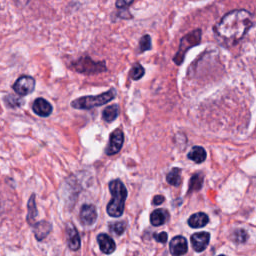
#> input picture trains_data/1/image.png, 256 x 256 px, found by its file name
$ jupyter execute --allow-errors 'Feature Extr.ipynb'   (shell and % lines are left out)   (older library calls are emulated)
#> lines starting #> are read from the running program, lines starting #| are printed output that depends on the picture; long printed decimals are rounded
#> further down, image is the input picture: shape (256, 256, 3); mean B, G, R 168.3, 130.5, 186.4
[cell 1]
import os
import cv2
import math
from PIL import Image
from normalization import normalizeStaining
import utilities
import matplotlib
import matplotlib.pyplot as plt
from PIL import Image, ImageDraw
import numpy as np
from bs4 import BeautifulSoup
import os
import cv2
import math
from PIL import Image
from normalization import normalizeStaining
import utilities
import sys
import random
import re
import time
from PIL import Image, ImageDraw
from xml.dom import minidom
import lxml
import colorsys
import utilities
import pandas as pd
from skimage.morphology import watershed
from skimage.feature import peak_local_max
from skimage import morphology
from scipy import ndimage as ndi
from skimage.segmentation import mark_boundaries
from IPython import display
from collections import defaultdict
from imgaug import augmenters as iaa
from normalization import normalizeStaining
# Root directory of the project
ROOT_DIR = os.getcwd()
# Directory to save logs and trained model
MODEL_DIR = os.path.join(ROOT_DIR, "logs")

# Shape Intensity Texture feature

[cell 2]
#shape
# [53 lines left out: function shape_feature, not called in this run]

[cell 3]
#Intensity feature(15):16
def Intensity_feature(image):
    #image is Colored single cell image
    img_grays = cv2.cvtColor(image, cv2.COLOR_BGR2GRAY)
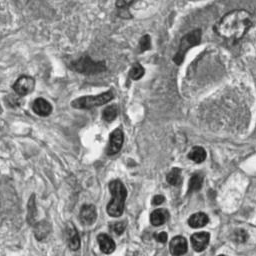
#> img_grays: shape (256, 256); min 17, max 254, mean 148.2
    imgray_hist = cv2.calcHist([img_grays],[0],None,[256],[0,255])
#> imgray_hist = 256 values, max 756 at index 151, min 0 at index 0, mean 256
    img_max = np.max(img_grays)
#> img_max = 254
    img_mean = np.mean(img_grays)
#> img_mean = 148.2
    img_median = np.median(img_grays)
#> img_median = 150
    img_sd = np.std(img_grays)
#> img_sd = 40.9
    img_Var = np.var(img_grays)
#> img_Var = 1672.6
    img_min =1000
    img_range = 0
    img_MAD = 0
    img_Skewness = 0
    img_Kurtosis = 0
    img_energy = 0
    n = 0
    means=0
    stds=0
    mean=0
    for i in range(256):
        for j in range(256):
            img_energy += img_grays[i][j]**2
            n += 1
#             print(img_grays[i][j])
            if img_grays[i][j]>=0 and img_grays[i][j]<img_min:
                img_min = img_grays[i][j]
            img_MAD += abs(img_grays[i][j] - img_mean)
            means += (img_grays[i][j] - img_mean)**3
            stds += (img_grays[i][j] - img_mean)**2
            mean += (img_grays[i][j] - img_mean)**4
#> after the loop, img_MAD = 2089098.7; img_energy = 1548472561; img_min = 17; mean = 5.69e+11; means = -1.55e+09; n = 65536; stds = 109616081.9
    means/=n
#> means = -23710.5
    stds/=n
#> stds = 1672.6
    mean/=n
#> mean = 8676760.6
    stds=stds**(3/2)
#> stds = 68405.6
    img_Skewness = means/stds
#> img_Skewness = -0.347
    img_Kurtosis = mean/stds**2
#> img_Kurtosis = 0.00185
    img_range = img_max-img_min
#> img_range = 237
    img_MAD/=n
#> img_MAD = 31.88

    P_sum = 0
    H_mean= 0
    H_var= 0
    Hist_Skewness=0
    Hist_Kurtosis=0
    Hist_Energy=0
    Hist_Entropy=0
    for i in range(256):
        P_sum += imgray_hist[i]
#> this loop made 256 passes
#> P_sum on passes 1 to 3: [0], [0], [0]
#> after the loop, P_sum = [65536]
    for i in range(256):
        p = imgray_hist[i]/P_sum
        Hist_Energy += p**2
        H_mean += i*p
#> this loop made 256 passes
#> (p, Hist_Energy, H_mean) on passes 1 to 3: ([0], [0], [0]), ([0], [0], [0]), ([0], [0], [0])
#> after the loop, H_mean = [148.2]; Hist_Energy = [0.00729]
    for i in range(256):
        p = imgray_hist[i]/P_sum
        H_var += (i-H_mean)**2*p
        Hist_Skewness+=(i-H_mean)**3*p
        Hist_Kurtosis+=(i-H_mean)**4*p
#> this loop made 256 passes
#> (p, H_var, Hist_Skewness, Hist_Kurtosis) on passes 1 to 3: ([0], [0], [0], [0]), ([0], [0], [0], [0]), ([0], [0], [0], [0])
#> after the loop, H_var = [1672.6]; Hist_Kurtosis = [8676761]; Hist_Skewness = [-23710.5]
    Hist_Skewness/= H_var**(3/2)
#> Hist_Skewness = [-0.347]
    Hist_Kurtosis/= H_var**2
#> Hist_Kurtosis = [3.1]
    return img_max,img_min,img_mean,img_median,img_sd,img_Var,img_range,img_MAD,img_Skewness,img_Kurtosis,img_energy,H_mean[0],H_var[0],Hist_Skewness[0],Hist_Kurtosis[0],Hist_Energy[0]

[cell 4]
image_path="C:\\Users\\Yi\\Documents\\python_projects\\nucleusSeg\\vals_data\\0_12h (54)\\image.png"
image = cv2.imread(image_path)
image = cv2.cvtColor(image, cv2.COLOR_BGR2RGB)
plt.imshow(image)
a=Intensity_feature(image)
#> a = (254, 17, 148.2, 150, 40.9, 1672.6, 237, 31.88, -0.347, 0.00185, 1548472561, 148.2, 1672.6, -0.347, 3.1, 0.00729)
print(a)
#| (254, 17, 148.173, 150.0, 40.898, 1672.609, 237, 31.877, -0.3466, 0.001854, 1548472561, 148.1729, 1672.6089, -0.3466, 3.101, 0.007286)


$ run again, with trains_data/119/13_5_image.png copied over trains_data/1/image.png
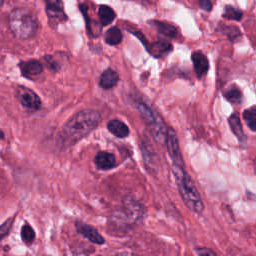
#> input picture trains_data/119/13_5_image.png, 256 x 256 px, found by its file name
#> image is the input picture: shape (256, 256, 3); mean B, G, R 142.6, 102, 179.9
#> in Intensity_feature, `img_grays = cv2.cvtColor(image, cv2.COLOR_BGR2GRAY)`:
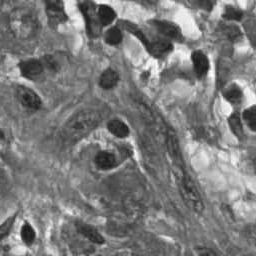
#> img_grays: shape (256, 256); min 23, max 255, mean 123
#> imgray_hist = 256 values, max 862 at index 112, min 0 at index 0, mean 256
#> img_max = 255
#> img_mean = 123
#> img_median = 118
#> img_sd = 40.78
#> img_Var = 1662.9
#> after the loop in Intensity_feature, `for i in range(256):`: img_MAD = 2081332.1; img_energy = 1101011615; img_min = 23; mean = 5.7e+11; means = 2.34e+09; n = 65536; stds = 108980872.4
#> in Intensity_feature, `means/=n`: means = 35711.5
#> in Intensity_feature, `stds/=n`: stds = 1662.9
#> in Intensity_feature, `mean/=n`: mean = 8693364.5
#> in Intensity_feature, `stds=stds**(3/2)`: stds = 67811.8
#> img_Skewness = 0.527
#> img_Kurtosis = 0.00189
#> img_range = 232
#> in Intensity_feature, `img_MAD/=n`: img_MAD = 31.76
#> the loop in Intensity_feature, `for i in range(256):` made 256 passes
#> P_sum on passes 1 to 3: [0], [0], [0]
#> after the loop in Intensity_feature, `for i in range(256):`: P_sum = [65535]
#> the loop in Intensity_feature, `for i in range(256):` made 256 passes
#> (p, Hist_Energy, H_mean) on passes 1 to 3: ([0], [0], [0]), ([0], [0], [0]), ([0], [0], [0])
#> after the loop in Intensity_feature, `for i in range(256):`: H_mean = [123]; Hist_Energy = [0.00757]
#> the loop in Intensity_feature, `for i in range(256):` made 256 passes
#> (p, H_var, Hist_Skewness, Hist_Kurtosis) on passes 1 to 3: ([0], [0], [0], [0]), ([0], [0], [0], [0]), ([0], [0], [0], [0])
#> after the loop in Intensity_feature, `for i in range(256):`: H_var = [1662.7]; Hist_Kurtosis = [8689160]; Hist_Skewness = [35687.1]
#> in Intensity_feature, `Hist_Skewness/= H_var**(3/2)`: Hist_Skewness = [0.526]
#> in Intensity_feature, `Hist_Kurtosis/= H_var**2`: Hist_Kurtosis = [3.14]
#> a = (255, 23, 123, 118, 40.78, 1662.9, 232, 31.76, 0.527, 0.00189, 1101011615, 123, 1662.7, 0.526, 3.14, 0.00757)
#| (255, 23, 123.033, 118.0, 40.779, 1662.916, 232, 31.759, 0.5266, 0.001891, 1101011615, 123.031, 1662.6761, 0.5264, 3.143, 0.007566)

$ run again, with trains_data/151/5_5_image.png copied over trains_data/1/image.png
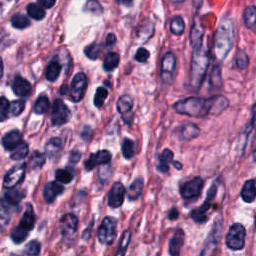
#> input picture trains_data/151/5_5_image.png, 256 x 256 px, found by its file name
#> image is the input picture: shape (256, 256, 3); mean B, G, R 147.6, 106.4, 152.6
#> in Intensity_feature, `img_grays = cv2.cvtColor(image, cv2.COLOR_BGR2GRAY)`:
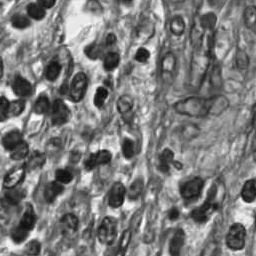
#> img_grays: shape (256, 256); min 12, max 254, mean 124
#> imgray_hist = 256 values, max 585 at index 138, min 0 at index 0, mean 256
#> img_max = 254
#> img_mean = 124
#> img_median = 123
#> img_sd = 48.12
#> img_Var = 2315.2
#> after the loop in Intensity_feature, `for i in range(256):`: img_MAD = 2555820.5; img_energy = 1159196027; img_min = 12; mean = 8.79e+11; means = 1.09e+09; n = 65536; stds = 151729495.5
#> in Intensity_feature, `means/=n`: means = 16672.3
#> in Intensity_feature, `stds/=n`: stds = 2315.2
#> in Intensity_feature, `mean/=n`: mean = 13419829.3
#> in Intensity_feature, `stds=stds**(3/2)`: stds = 111400
#> img_Skewness = 0.15
#> img_Kurtosis = 0.00108
#> img_range = 242
#> in Intensity_feature, `img_MAD/=n`: img_MAD = 39
#> the loop in Intensity_feature, `for i in range(256):` made 256 passes
#> P_sum on passes 1 to 3: [0], [0], [0]
#> after the loop in Intensity_feature, `for i in range(256):`: P_sum = [65536]
#> the loop in Intensity_feature, `for i in range(256):` made 256 passes
#> (p, Hist_Energy, H_mean) on passes 1 to 3: ([0], [0], [0]), ([0], [0], [0]), ([0], [0], [0])
#> after the loop in Intensity_feature, `for i in range(256):`: H_mean = [124]; Hist_Energy = [0.00575]
#> the loop in Intensity_feature, `for i in range(256):` made 256 passes
#> (p, H_var, Hist_Skewness, Hist_Kurtosis) on passes 1 to 3: ([0], [0], [0], [0]), ([0], [0], [0], [0]), ([0], [0], [0], [0])
#> after the loop in Intensity_feature, `for i in range(256):`: H_var = [2315.2]; Hist_Kurtosis = [13419829]; Hist_Skewness = [16672.3]
#> in Intensity_feature, `Hist_Skewness/= H_var**(3/2)`: Hist_Skewness = [0.15]
#> in Intensity_feature, `Hist_Kurtosis/= H_var**2`: Hist_Kurtosis = [2.5]
#> a = (254, 12, 124, 123, 48.12, 2315.2, 242, 39, 0.15, 0.00108, 1159196027, 124, 2315.2, 0.15, 2.5, 0.00575)
#| (254, 12, 123.987, 123.0, 48.117, 2315.208, 242, 38.999, 0.1497, 0.001081, 1159196027, 123.987, 2315.2078, 0.1497, 2.504, 0.005751)
